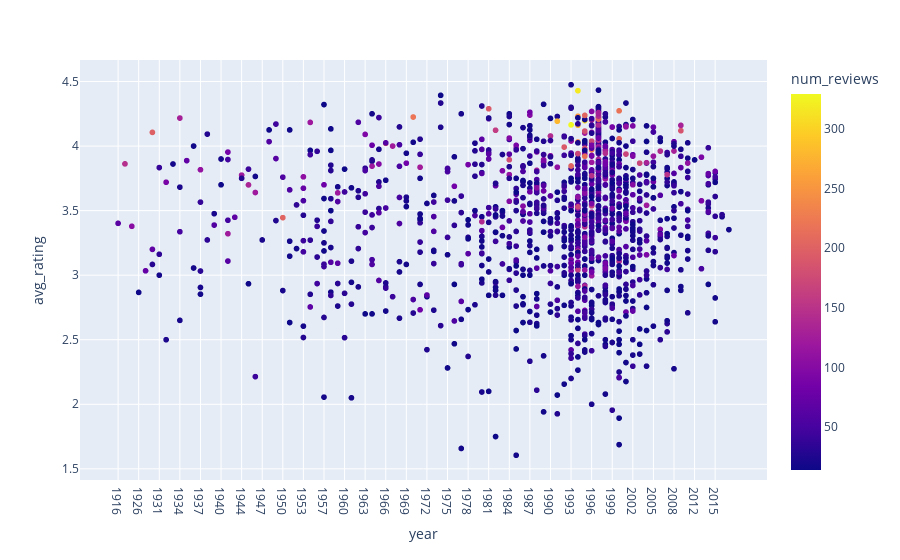

Notebook code for this chart:
### Code cell
top_year = top_10.sort_values(by=['year'])
fig = px.scatter(top_year, x='year', y='avg_rating', hover_data=['title', 'num_reviews'], color='num_reviews')
fig.show()

### Figure 1 — Plotly figure (JSON) as saved in the notebook; plotly's stock layout.template omitted (floating-point values rounded to 4 significant figures; data arrays with more than 128 entries replaced by an {"elided": "..."} marker saying what was removed)
{"data": [{"customdata": {"elided": "1350x2 mixed values"}, "hovertemplate": "year=%{x}<br>avg_rating=%{y}<br>title=%{customdata[0]}<br>num_reviews=%{marker.color}<extra></extra>", "legendgroup": "", "marker": {"color": {"elided": "1350 int values"}, "coloraxis": "coloraxis", "symbol": "circle"}, "mode": "markers", "name": "", "showlegend": false, "type": "scattergl", "x": {"elided": "1350 str values"}, "xaxis": "x", "y": {"elided": "1350 float values"}, "yaxis": "y"}], "layout": {"coloraxis": {"colorbar": {"title": {"text": "num_reviews"}}, "colorscale": [[0, "#0d0887"], [0.1111, "#46039f"], [0.2222, "#7201a8"], [0.3333, "#9c179e"], [0.4444, "#bd3786"], [0.5556, "#d8576b"], [0.6667, "#ed7953"], [0.7778, "#fb9f3a"], [0.8889, "#fdca26"], [1, "#f0f921"]]}, "legend": {"tracegroupgap": 0}, "margin": {"t": 60}, "xaxis": {"anchor": "y", "domain": [0, 1], "title": {"text": "year"}}, "yaxis": {"anchor": "x", "domain": [0, 1], "title": {"text": "avg_rating"}}}}
